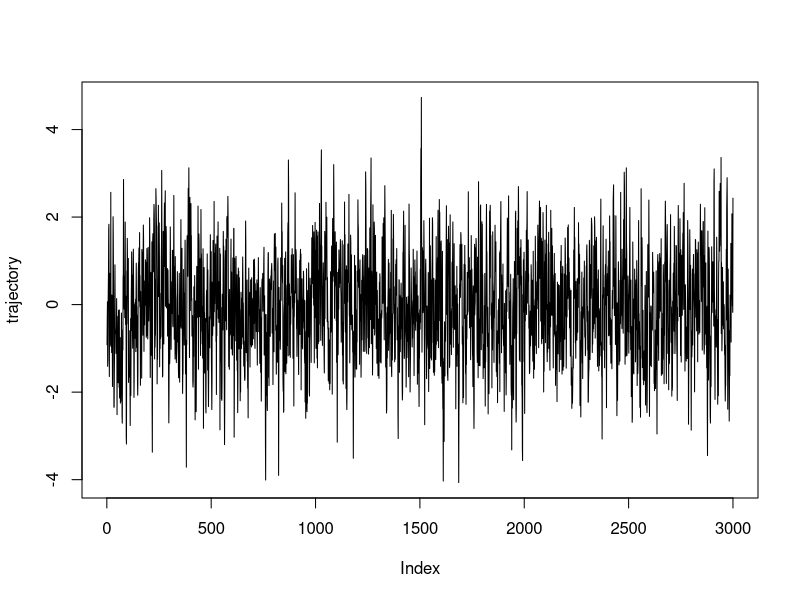
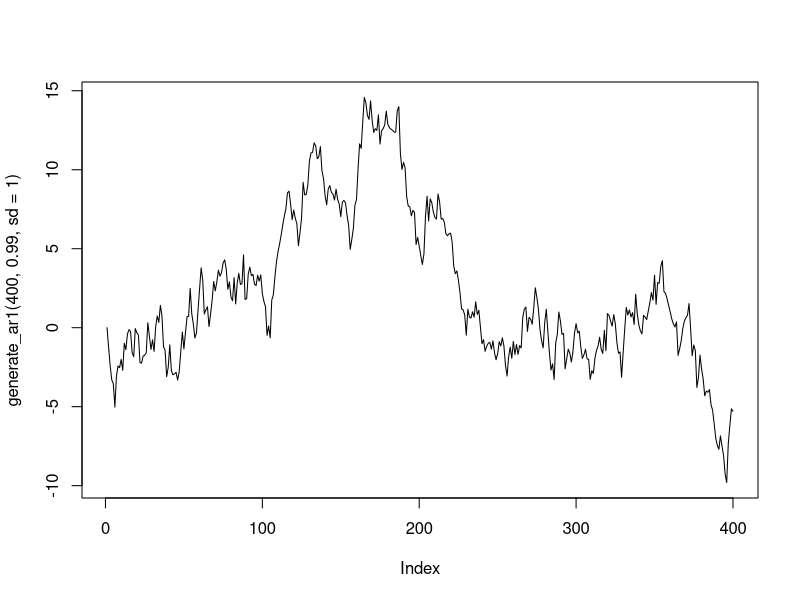
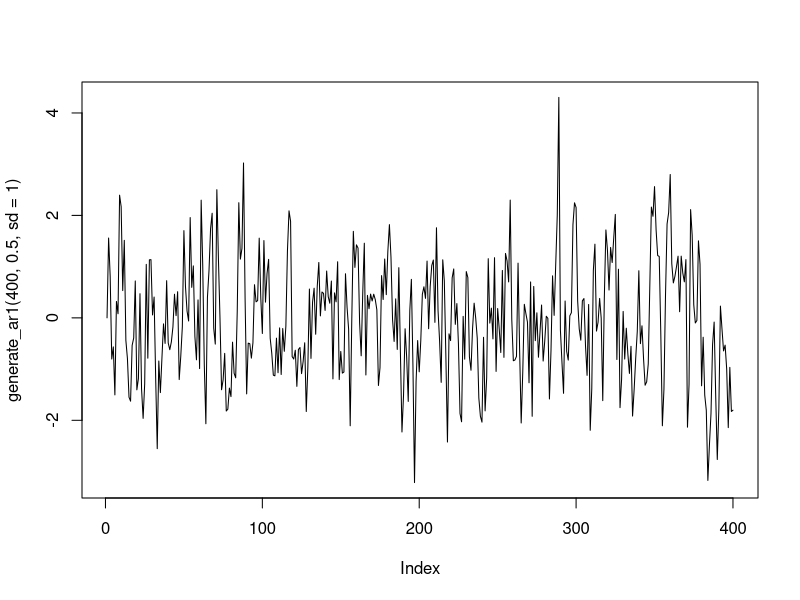
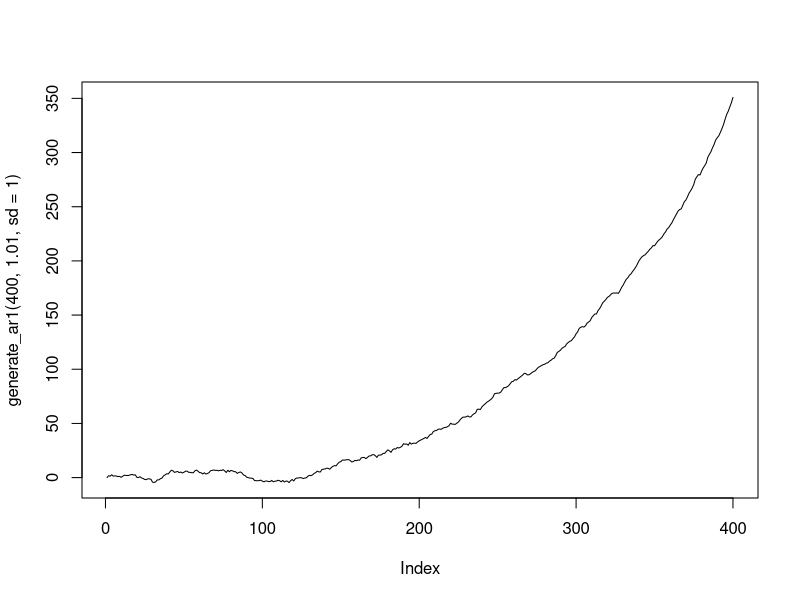
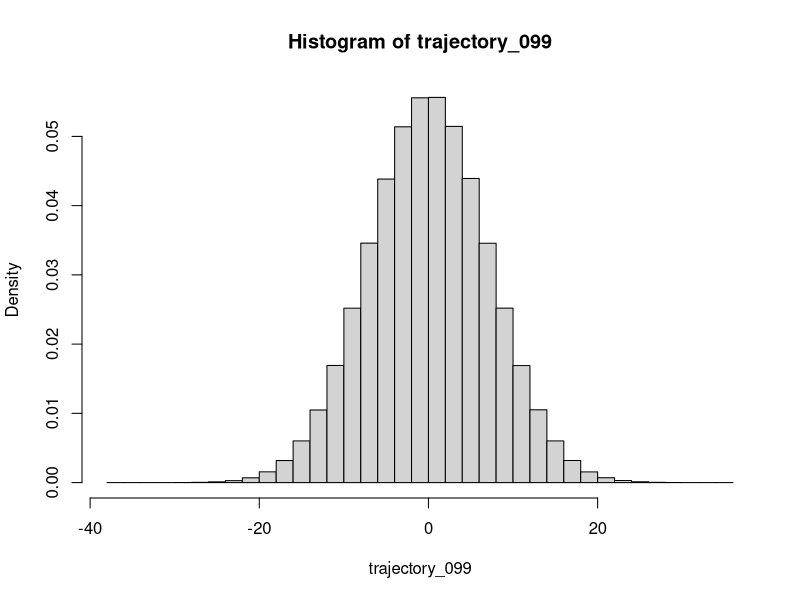
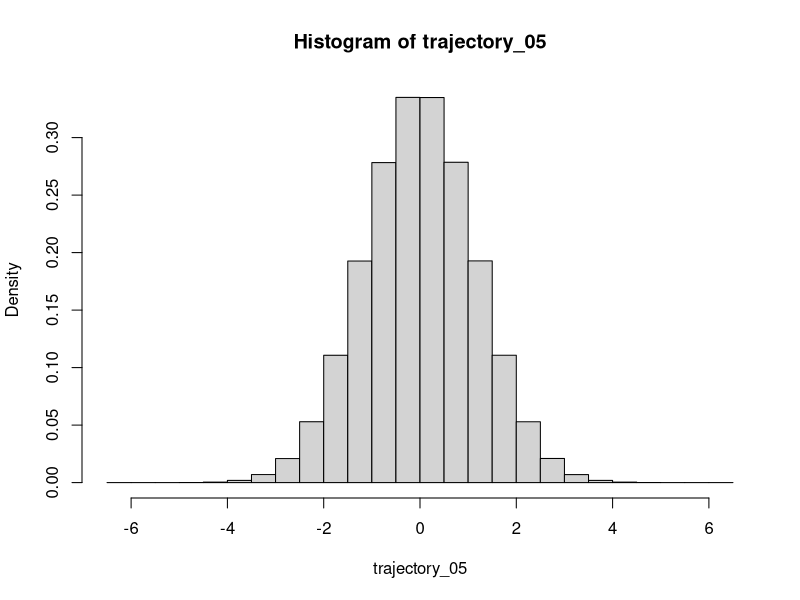

Source code (R) for these figures, in order:
## ---- chunk 1
n_times <- 3000
X0 <- rnorm(1)
trajectory <- numeric(n_times)
alpha <- 1/2
trajectory[1] <- X0

for (i in (2:n_times)){
trajectory[i] = alpha * trajectory[i-1] + rnorm(1)
}
head(trajectory)
plot(trajectory, type = "l")


generate_ar1 <- function(n_times, alpha, sd){
  X0 <- 0
  trajectory <- numeric(n_times)
  randoms <- rnorm(n_times, mean = 0, sd = sd)
  
  for (i in (2:n_times)){
  trajectory[i] = alpha * trajectory[i-1] + randoms[i]
  }
  return(trajectory)
}

plot(generate_ar1(400, 0.99, sd = 1), type = "l")
plot(generate_ar1(400, 0.5, sd = 1), type = "l")
plot(generate_ar1(400, 1.01, sd = 1), type = "l")


trajectory_099 <- generate_ar1(30000000, 0.99, sd = 1)
trajectory_05 <- generate_ar1(30000000, 0.5, sd = 1)

hist(trajectory_099, freq = FALSE)
hist(trajectory_05, freq = FALSE)
var(trajectory_099)
var(trajectory_05)
## ---- chunk 2
rm(list = ls())
## ---- chunk 3
alpha <- 1
beta <- 3
start <- 1
n_jumps <- 200
time <- 0

step <- function(state, alpha, beta){
  if (state == 1){
    return(c(rexp(alpha)))
  }
  else if (state == 2){
    return(c(rexp(beta)))
  }
}


trajectory <- vector()
for (i in 1:n_jumps){
  trajectory <- c(trajectory, step(i %% 2, alpha, beta))
}

# to consider
## ---- chunk 4
rm(list = ls())
